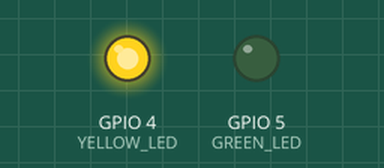
The sketch below on a simulated ESP8266 (NodeMCU). Shown: output pins drawn as LEDs (lit = HIGH). WiFi joins after 1.5 s; servers stay silent unless stated; what the sketch prints to the serial monitor is not drawn.

Above: at 0.1 s.
At 1.6 s:
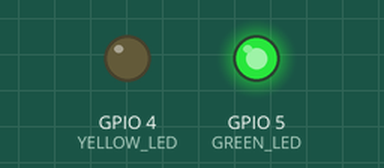
Timing chart, 0 to 3.1 s (numbered marks = the images above):
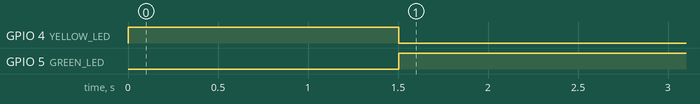

The sketch:

RX_NODEMCU.ino
```cpp
#include <ESP8266WiFi.h>
#include <FirebaseArduino.h>
#include <SoftwareSerial.h>

#define FIREBASE_HOST "smart-farming-3197a-default-rtdb.asia-southeast1.firebasedatabase.app"
#define FIREBASE_AUTH "XEx97RQxx0KUXuRDzS37ORChxUPfGyflH0cOopAY"
#define WIFI_SSID "iPhone"
#define WIFI_PASSWORD "password"

SoftwareSerial DataSerial(12, 13); // RX,TX

const int GREEN_LED  = 5; //GPIO5
const int YELLOW_LED = 4; //GPIO4

String results[4];
unsigned long previousMillis = 0;
const long interval = 3000;

void setup() {
  Serial.begin(9600);
  DataSerial.begin(9600);

  pinMode(GREEN_LED, OUTPUT);
  pinMode(YELLOW_LED, OUTPUT);


  digitalWrite(GREEN_LED, LOW);
  digitalWrite(YELLOW_LED, HIGH);

  WiFi.begin(WIFI_SSID, WIFI_PASSWORD);
  Serial.print("connecting");
  while (WiFi.status() != WL_CONNECTED) {
    Serial.print(".");
    delay(500);
  }
  Serial.println();
  Serial.print("connected: ");
  Serial.println(WiFi.localIP());
  Firebase.begin(FIREBASE_HOST, FIREBASE_AUTH);
}

void loop() {
  handleCheckWifiStatus();
  unsigned long currentMillis = millis();
  if(currentMillis - previousMillis >= interval){
    previousMillis = currentMillis;

    String data = "";
    while(DataSerial.available() > 0){
      data += char(DataSerial.read());
    }
    data.trim();
    if(data != ""){
      int index = 0;
      for(int i=0; i < data.length(); i++){
        char delimiter = ':';
        if(data[i] != delimiter)
          results[index] += data[i];
        else
          index++;
      }

      if(index == 3){
        Serial.println("=========================================");
        Serial.println("KELEMBABAN : " + results[0]);
        Serial.println("SUHU UDARA : " + results[1]);
        Serial.println("PH TANAH   : " + results[2]);
        Serial.println("PENYIRAMAN : " + results[3]);
        Serial.println("=========================================");


         Firebase.setString("/humidity", results[0]);
         Firebase.setString("/temperature", results[1]);
         Firebase.setString("/ph", results[2]);
         Firebase.setString("/watering", results[3]);
         if (Firebase.failed()) {
          Serial.println(Firebase.error());
         }

      }

      results[0] = "";
      results[1] = "";
      results[2] = "";
      results[3] = "";
    }
    DataSerial.println("GET");
  }
}

void handleCheckWifiStatus(){
  if(WiFi.status() == WL_CONNECTED){
    digitalWrite(GREEN_LED, HIGH);
    digitalWrite(YELLOW_LED, LOW);
  }else{
    digitalWrite(GREEN_LED, LOW);
    digitalWrite(YELLOW_LED, HIGH);
  }
}
```

Measured:
- by itself, GPIO 4 (YELLOW_LED): HIGH → LOW at 1.5 s
- by itself, GPIO 5 (GREEN_LED): LOW → HIGH at 1.5 s
